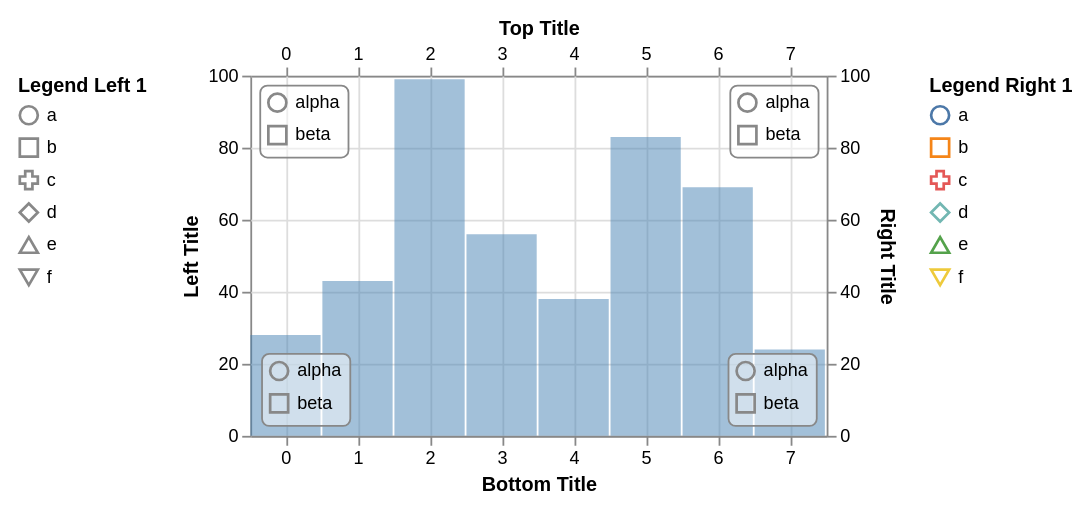

This figure's Vega-Lite source:
### Vega specification from a JSON file in a GitHub repository (floating-point values rounded to 4 significant figures)
{"$schema": "https://vega.github.io/schema/vega/v3.json", "height": 200, "padding": 10, "signals": [{"name": "width", "update": "span(range('xscale'))"}, {"name": "cursor", "value": "default", "on": [{"events": {"marktype": "rect", "type": "mousedown"}, "update": {"value": "default"}}, {"events": {"marktype": "rect", "type": "mouseover"}, "update": {"value": "ew-resize"}}, {"events": {"marktype": "rect", "type": "mouseout"}, "update": {"value": "default"}}]}], "data": [{"name": "values", "values": [{"x": 0, "y": 28}, {"x": 1, "y": 43}, {"x": 2, "y": 99}, {"x": 3, "y": 56}, {"x": 4, "y": 38}, {"x": 5, "y": 83}, {"x": 6, "y": 69}, {"x": 7, "y": 24}]}], "scales": [{"name": "xscale", "type": "band", "range": {"step": 40}, "domain": {"data": "values", "field": "x"}}, {"name": "yscale", "type": "linear", "range": [{"signal": "height"}, 0], "domain": {"data": "values", "field": "y"}, "zero": true, "nice": true}, {"name": "shapeScale", "type": "ordinal", "domain": ["a", "b", "c", "d", "e", "f"], "range": ["circle", "square", "cross", "diamond", "triangle-up", "triangle-down"]}, {"name": "colorScale", "type": "ordinal", "domain": ["a", "b", "c", "d", "e", "f"], "range": "category"}, {"name": "innerScale", "type": "ordinal", "domain": ["alpha", "beta"], "range": ["circle", "square"]}], "axes": [{"scale": "yscale", "orient": "left", "tickCount": 5, "grid": false, "domain": true, "title": "Left Title"}, {"scale": "yscale", "orient": "right", "tickCount": 5, "grid": true, "domain": true, "title": "Right Title"}, {"scale": "xscale", "orient": "top", "grid": false, "domain": true, "title": "Top Title"}, {"scale": "xscale", "orient": "bottom", "grid": true, "domain": true, "title": "Bottom Title"}], "legends": [{"shape": "shapeScale", "stroke": "colorScale", "title": "Legend Right 1"}, {"shape": "shapeScale", "orient": "left", "title": "Legend Left 1"}, {"shape": "innerScale", "orient": "top-left", "offset": 5, "padding": 4, "encode": {"legend": {"enter": {"fill": {"value": "#fff"}, "fillOpacity": {"value": 0.5}, "stroke": {"value": "#888"}, "cornerRadius": {"value": 4}}}}}, {"shape": "innerScale", "orient": "top-right", "offset": 5, "padding": 4, "encode": {"legend": {"enter": {"fill": {"value": "#fff"}, "fillOpacity": {"value": 0.5}, "stroke": {"value": "#888"}, "cornerRadius": {"value": 4}}}}}, {"shape": "innerScale", "orient": "bottom-left", "offset": 6, "padding": 4, "encode": {"legend": {"enter": {"fill": {"value": "#fff"}, "fillOpacity": {"value": 0.5}, "stroke": {"value": "#888"}, "cornerRadius": {"value": 4}}}}}, {"shape": "innerScale", "orient": "bottom-right", "offset": 6, "padding": 4, "encode": {"legend": {"interactive": true, "enter": {"cursor": {"value": "crosshair"}, "fill": {"value": "#fff"}, "fillOpacity": {"value": 0.5}, "stroke": {"value": "#888"}, "cornerRadius": {"value": 4}}, "update": {"stroke": {"value": "#888"}}, "hover": {"stroke": {"value": "#f8f"}}}}}], "marks": [{"type": "rect", "from": {"data": "values"}, "encode": {"enter": {"x": {"scale": "xscale", "field": "x"}, "width": {"scale": "xscale", "band": 1, "offset": -1}, "y": {"scale": "yscale", "field": "y"}, "y2": {"scale": "yscale", "value": 0}, "fill": {"value": "steelblue"}, "fillOpacity": {"value": 0.5}, "stroke": {"color": {"l": {"value": 50}, "a": {"value": 100}, "b": {"value": -20}}}, "cursor": {"value": "pointer"}}, "update": {"strokeWidth": {"value": 0}, "zindex": {"value": 0}}, "hover": {"strokeWidth": {"value": 5}, "zindex": {"value": 1}}}}]}
